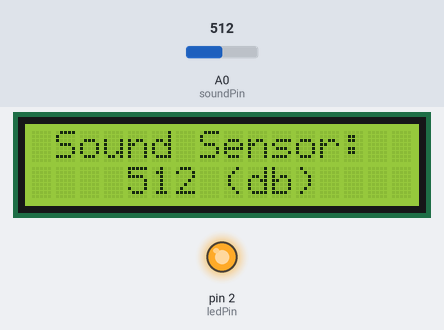
This sketch was run on a simulated Arduino Uno, built with avr-gcc and run on an emulated ATmega328P. Parts: 16×2 character LCD, output pins drawn as LEDs (lit = HIGH). Inputs (shaded band) come from the test bench; at power-on: A0 (soundPin) = 512. What the sketch prints to the serial monitor is not drawn.

Above: at 1.2 s.
1.3 s: A0 (soundPin) set to 22
At 3.9 s:
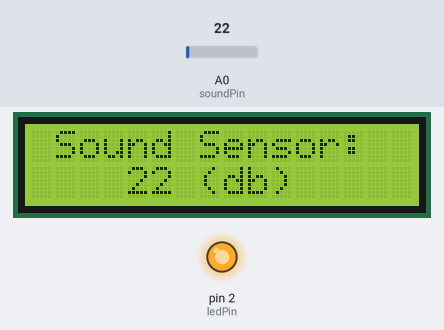
5.2 s: A0 (soundPin) set to 19
At 7.0 s:
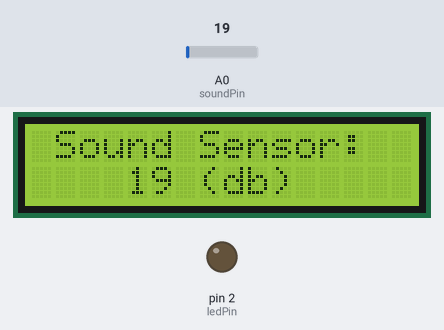
9.1 s: A0 (soundPin) set to 0
At 10.6 s:
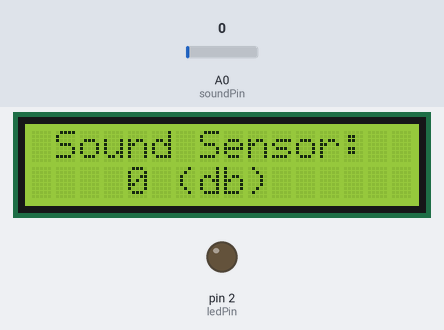
Timing chart, 0 to 12.1 s (numbered marks = the images above; inputs shaded):
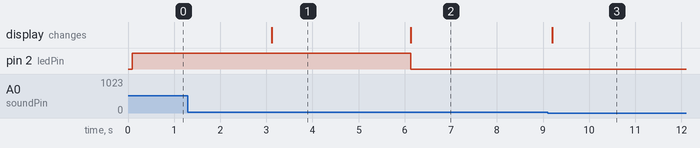

Measured:
- the behaviour switches between 21 and 20 on A0 (soundPin) (found by bisection; images 1 and 2)
- after the input at 1.3 s, the display: changes after 1.8 s (image 1)
- after the input at 5.2 s, pin 2 (ledPin): HIGH → LOW after 0.94 s; the display: changes after 0.94 s (image 2)
- after the input at 9.1 s, the display: changes after 0.10 s (image 3)

The sketch:

audio_store_nano.ino
```cpp
/*
   File Name: spy-recorder.ino
   Created on: 7-Jan-2021
   Author: Noyel Seth (noyelseth@gmail.com)
*/
/*
   Hardware Pinout Connection
   Arduino Nano        SD Pin
        5v ------------ VCC
        GND ----------- GND
        D10 ----------- CS
        D11 ----------- MOSI
        D12 ----------- MISO
        D13 ----------- SCK
  ________________________________________
   Arduino Nano         MAX9814
        3.3v ----------- VDD
        GND ------------ GND
        A0 -------------  Out
  ________________________________________
   Arduino Nano D2 pin user for Led to notify that record is in process.
*/
/*
   use Link: https://www.arduino.cc/reference/en/libraries/tmrpcm/ TMRpcm library for recording audio using MAX9814
   Recording a WAV file to an SD card is an advanced feature of the TMRpcm library so you must edit the library configuration file in order to use it.
   It simply searches the file "pcmConfig.h" using File Explorer and disables a few lines of code (then saves it).
    1. On Uno or non-mega boards uncomment the line #define buffSize 128
    2. Also uncomment #define ENABLE_RECORDING and #define BLOCK_COUNT 10000UL
*/
//NOTE:------------------ clk port must be connected to the port A5,
//NOTE: -------------------  SDA to port A4

// LiquidCrystal_I2C library by Frank de Brabander


#include "Wire.h"
#include "LiquidCrystal_I2C.h"
LiquidCrystal_I2C lcd(0x27,16,2);
// 0x27 is the address
// 16*2 is the size of screen
const int ledPin = 2; //pin 13 built-in led
const int soundPin = A0; //sound sensor attach to A0
int threshold = 20; //Set minimum threshold for LED lit


void setup(){
  pinMode(ledPin,OUTPUT);//set pin13 as OUTPUT
  Serial.begin(9600); //initialize serial
  lcd.init();   // initialize
  lcd.backlight();
}
void loop(){
  int value = analogRead(soundPin);//read the value of A0
  Serial.println(value);//print the value
  lcd.clear();
  lcd.setCursor(1,0);   //(C,R)
  lcd.print("Sound Sensor:");
  lcd.setCursor(4,1);   //(C,R)
  lcd.print(value);
  lcd.print(" (db)");

  if(value > threshold) //if the value is greater than 600
  {
    digitalWrite(ledPin,HIGH);//turn on the led
    delay(2000);//delay 200ms
  }
  else
  {
    digitalWrite(ledPin,LOW);//turn off the led
  }
  delay(1000);

}
```
